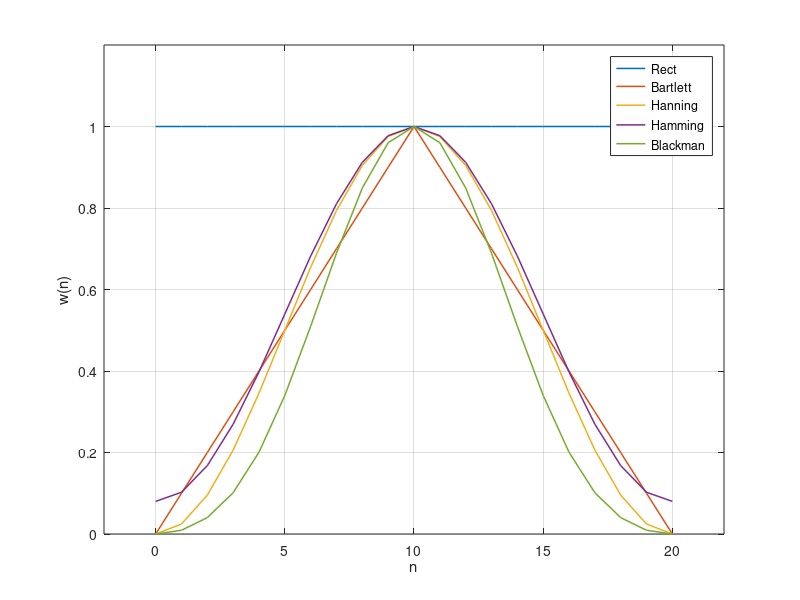
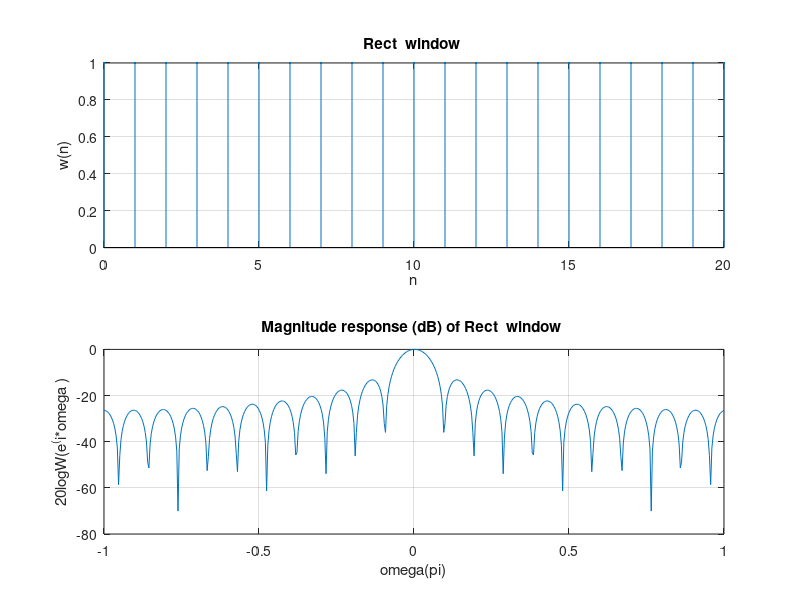
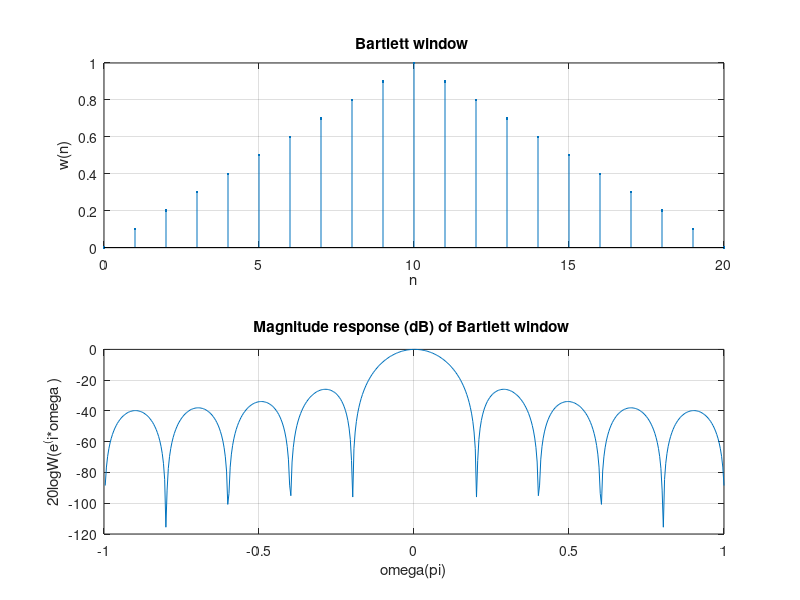
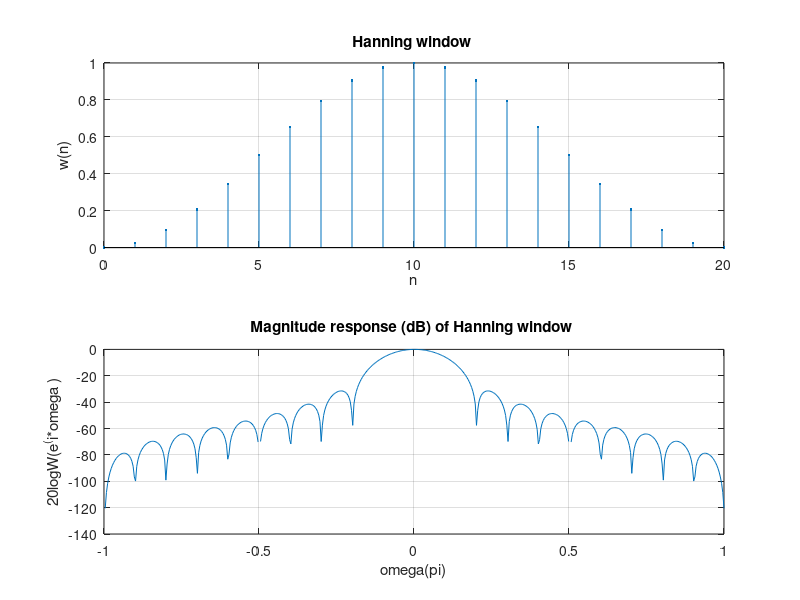

Recreate these plots in MATLAB, in order.
N = 21;
n = 0:N-1;
Nfft = 512;
titles = {'Rect ';'Bartlett';'Hanning';'Hamming';'Blackman'};
windows = {rectwin(N);bartlett(N);hanning(N);hamming(N);blackman(N)};
figure (1)
for i = 1:5
window = windows {i};
plot (n, window ,'LineWidth' ,1.1);
hold on;
xlabel ('n'); 
ylabel ('w(n)'); 
grid on;
xlim ([-2 N+1]) ,
ylim ([0 1.2])
legend ( titles );
end
for i = 1:5
figure (i +1) ;
subplot (2 ,1 ,1);
window = windows {i};
stem (n, window ,'.'); 
title ( sprintf ('%s window ',titles {i}));
xlabel ('n'); 
ylabel ('w(n)'); 
grid on;
subplot (2 ,1 ,2);
dft = abs ( fftshift (fft(window , Nfft )));
magdB = 20* log10 (dft/max(dft));
plot ( linspace (-1,1, Nfft ),magdB );
title ( sprintf ('Magnitude response (dB) of %s window ',titles {i}));
grid on;
xlabel ('omega(pi)'); 
ylabel ('20logW(e^(i*omega )');
end
